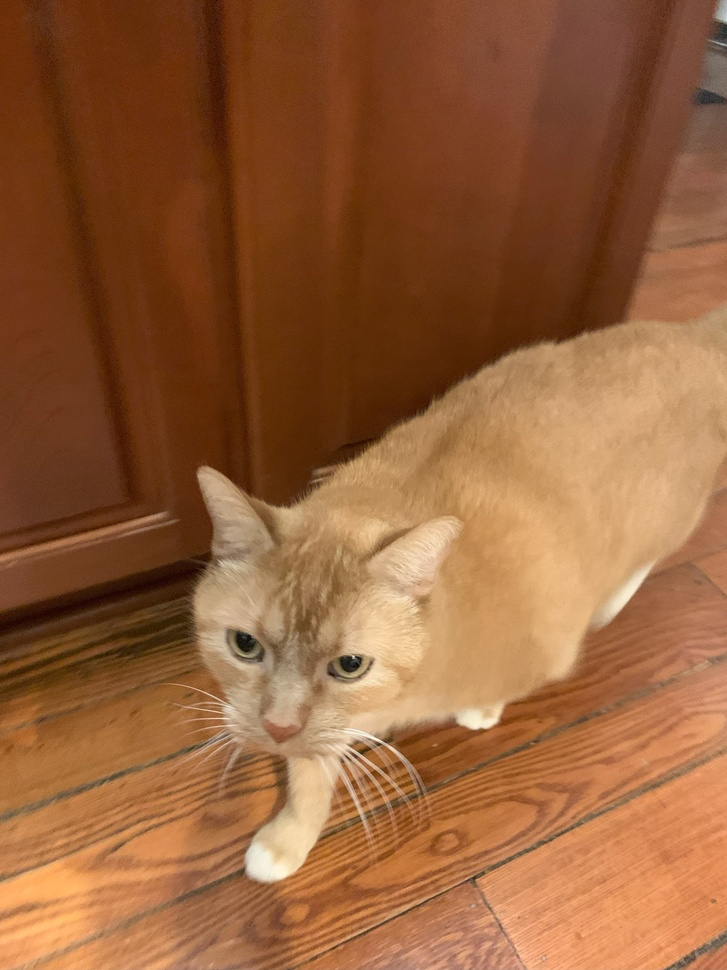
#> input picture src/pytorch/IMG_6529.jpg, 727 x 970 px, shrunk from 3024 x 4032 before the run; its folder holds only this picture in this run
$ jupyter execute SegmentImages.ipynb   (shell and % lines are left out)
#> lines starting #> are read from the running program, lines starting #| are printed output that depends on the picture
# Image segmentation

https://ipython-books.github.io/113-segmenting-an-image/

## Setup Project

## Start Building up Example

[cell 1]
import os
import numpy as np
import matplotlib.pyplot as plt
from skimage.io import imread
from skimage.color import rgb2gray
from skimage.filters import threshold_otsu, threshold_yen, threshold_li, threshold_local
from skimage.segmentation import clear_border
from skimage.morphology import label, closing, square
from skimage.measure import regionprops
from skimage.feature import canny

# [65 lines left out: function process_image, not called in this run]

def detect_edges(image_path, sigma=1.0, low_threshold=None, high_threshold=None):
    """
    Perform edge detection using Canny edge detector and display the results.

    Parameters:
    image_path (str): The path to the image file.
    sigma (float): Standard deviation for Gaussian smoothing (default is 1.0).
    low_threshold (float or None): Lower threshold for hysteresis. If None, computed using Otsu's method.
    high_threshold (float or None): Upper threshold for hysteresis. If None, computed as 2x low_threshold.

    """
#> called with image_path = './IMG_6529.jpg', sigma = 0.01, low_threshold = 0.1, high_threshold = 0.9
    # Load the image
    image = imread(image_path)
#> image is the input picture: shape (970, 727, 3); mean R, G, B 148.9, 96.2, 58.1

    # Convert the image to grayscale
    gray_image = rgb2gray(image)
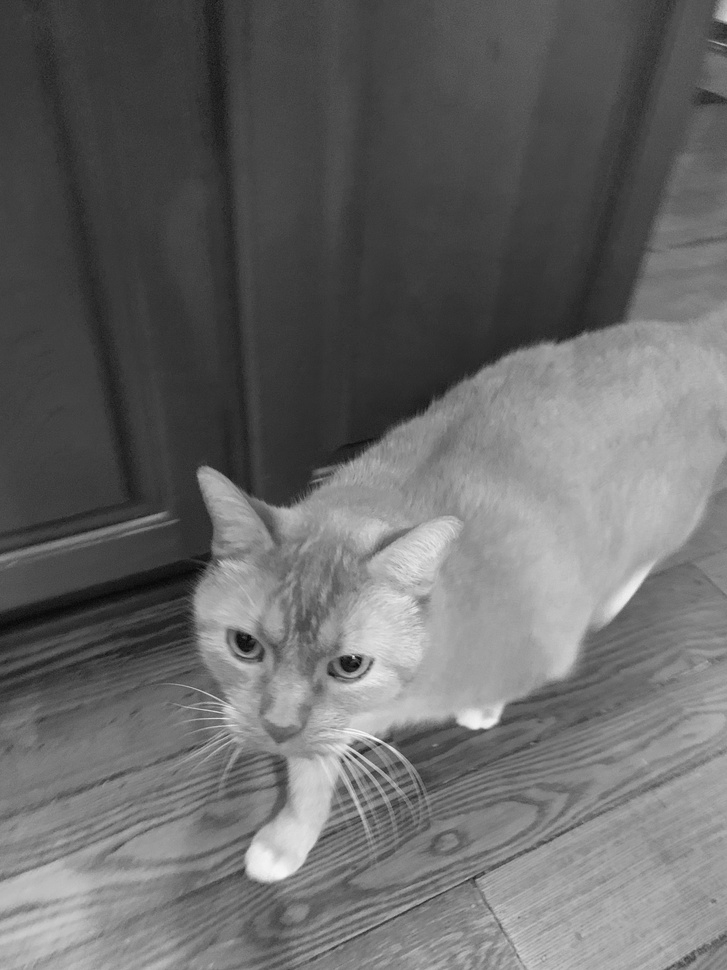
#> gray_image: shape (970, 727) float64; min 0.0229, max 0.984, mean 0.41

    # If thresholds are not provided, compute using Otsu's method
    if low_threshold is None:
        low_threshold = threshold_otsu(gray_image)
    if high_threshold is None:
        high_threshold = 2 * low_threshold

    # Perform Canny edge detection
    edges = canny(gray_image, sigma=sigma, low_threshold=low_threshold, high_threshold=high_threshold)
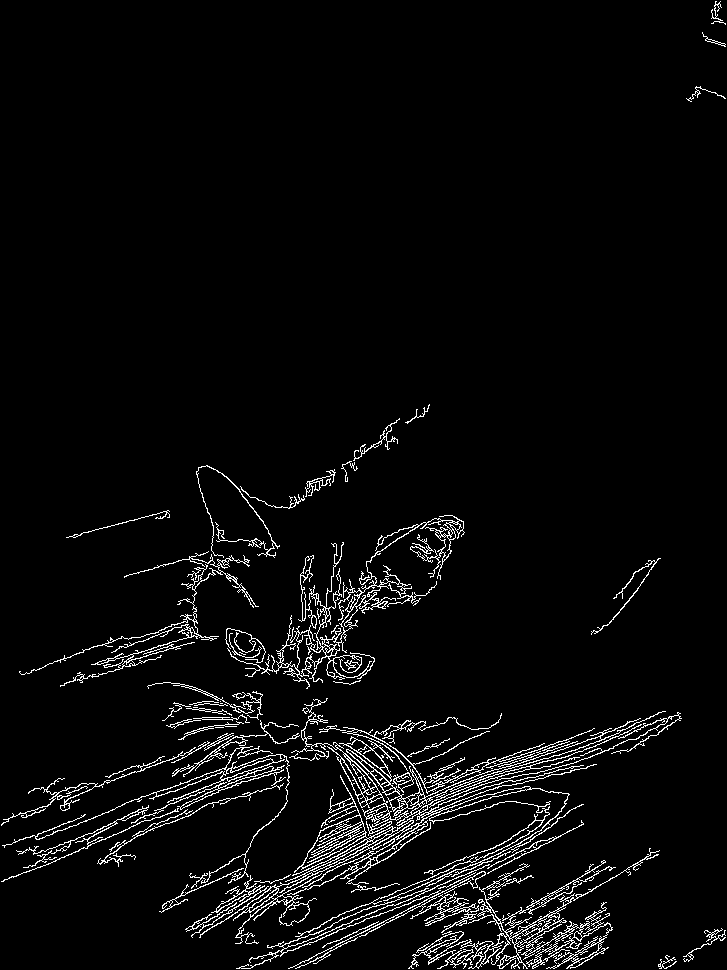
#> edges: shape (970, 727) bool; 4.1% white in thin lines or dots

    # Display the original image and the edges
    fig, axes = plt.subplots(1, 2, figsize=(12, 6))
    ax = axes.ravel()

    ax[0].imshow(image)
    ax[0].set_title('Original Image')

    ax[1].imshow(edges, cmap=plt.cm.gray)
    ax[1].set_title('Edge Detection')

    for a in ax:
        a.axis('off')

    plt.tight_layout()
    plt.show()
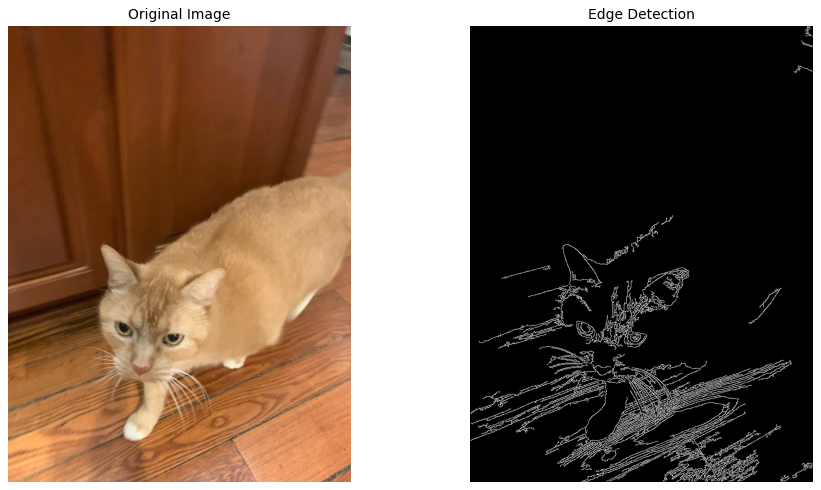
#> figure drawn by matplotlib, 2 panels

def process_all_images_in_directory(directory_path):
    """
    Process all JPG images in the specified directory using process_image function.

    Parameters:
    directory_path (str): The path to the directory containing JPG images.
    """
    # Loop over all files in the directory
    for filename in os.listdir(directory_path):
        if filename.lower().endswith('.jpg'):
            image_path = os.path.join(directory_path, filename)
            print(f"Processing {image_path}")
            # process_image(image_path)
            detect_edges(image_path, sigma=.01, low_threshold=.1, high_threshold=.9)

# Example usage:
process_all_images_in_directory('./')
